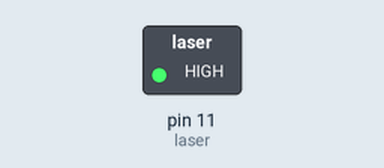
Simulated run of this sketch. Board: Arduino Uno, built with avr-gcc and run on an emulated ATmega328P. Shown: switched loads named in the sketch (green lamp = pin HIGH). What the sketch prints to the serial monitor is not drawn.

Above: at 0.5 s.
At 9.5 s:
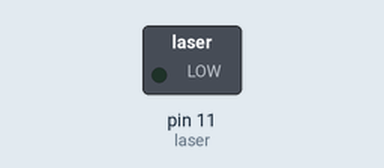
Timing chart, 0 to 14.3 s (numbered marks = the images above):
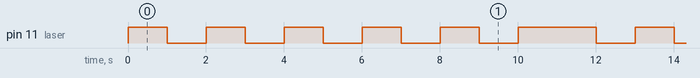

Measured:
- by itself, pin 11 (laser): repeats every 11.0 s: 4 × (HIGH 1.0 s, LOW 1.0 s), HIGH 2.0 s, LOW 1.0 s
- by itself, everything shown: repeats every 11.0 s, in 10 steps

The sketch:

TU_LASER_TX.ino
```cpp
int laser = 11;
int BitRate = 1000; //El minim més minim és 8, tot i que no es del tot consistent. Un minim més realista però és el 10 que dona un bitrate resultant de lectura d'entre 1-2ms
int missatge[8] = { 0, 1, 0, 1, 0, 1, 0, 1 };
int StartBit[2] = { 0, 1 };
long NextTransmisio;
int i = 0;

void SendStartBit() {
  Serial.print("Start Bits: ");

  i = 0;
  while (i <= 1) {
    if (millis() > NextTransmisio) {
      if (StartBit[i] == 0) {
        digitalWrite(laser, LOW);

      } else if (StartBit[i] == 1) {
        digitalWrite(laser, HIGH);
      }
      NextTransmisio = millis() + BitRate;
      Serial.print(String(StartBit[i]));
      i++;
    }
  }
  Serial.print("\n");
  return;
}

void SendMiss() {
  Serial.print("Missatge: ");
  i = 0;
  while (i <= 7) {
    if (millis() > NextTransmisio) {
      if (missatge[i] == 0) {
        digitalWrite(laser, LOW);

      } else if (missatge[i] == 1) {
        digitalWrite(laser, HIGH);
      }
      NextTransmisio = millis() + BitRate;
      Serial.print(missatge[i]);
      i++;
    }
  }
}

void setup() {
  Serial.begin(9600);
  pinMode(laser, OUTPUT);
  digitalWrite(laser, HIGH);  //La comunicació UART té el idle state com a alt
  NextTransmisio = millis() + BitRate;
}

void loop() {

  SendStartBit();
  SendMiss();
  Serial.print("\n");
  //idle State

  digitalWrite(laser, HIGH);
  Serial.print("\n");
  Serial.println("-IDLE-");
  delay(2000);

}
```
